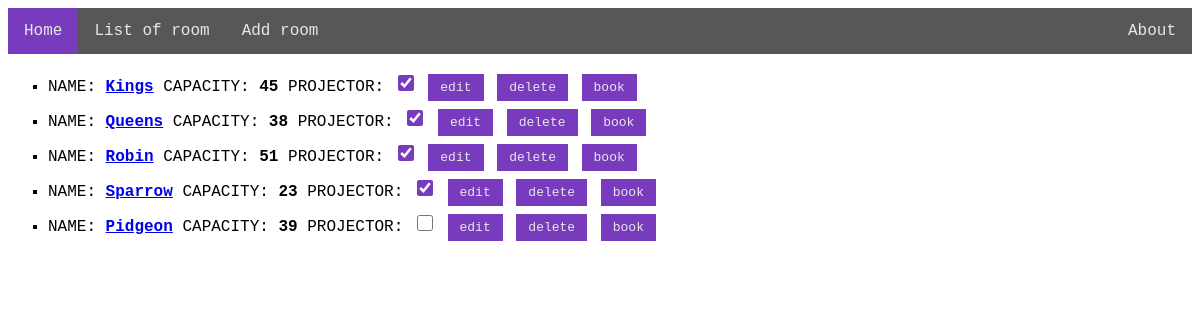
The page /rooms on the database as committed earlier.
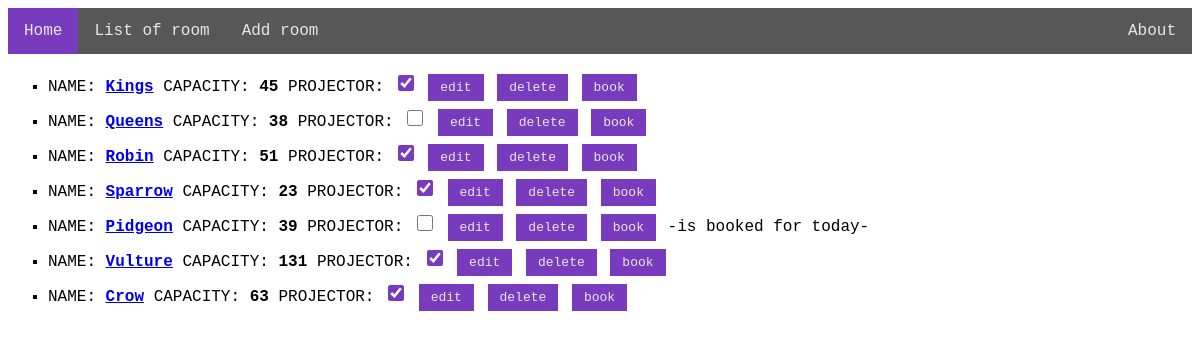
The same page on the database as committed later.
### RoomManager/models.py (models this page shows)
class Room(models.Model):
    room_name = models.CharField(max_length=255, unique=True)
    room_capacity = models.IntegerField()
    projector = models.BooleanField(default=False)

class RoomManager(models.Model):
    date = models.DateField()
    room_id = models.ForeignKey(Room, on_delete=models.CASCADE)
    commentary = models.TextField(blank=True)
    class Meta:
        unique_together = ('room_id', 'date')
        ordering = ('date',)

### RoomManager/views.py (the view)
# urls.py: path('rooms', views.rooms, name='rooms'),
def rooms(request):
    rooms_lst = Room.objects.all()
    today = date.today()
    return render(request, 'rooms.html', {'rooms': rooms_lst, 'today': today})

### templates/rooms.html (shortened to what this page needs)
{% extends 'home.html' %}
{% block content %}
    {% load static %}
    <link rel="stylesheet" type="text/css" href="{% static 'css/main.css' %}">
    <ul>
        {% for room in rooms %}
            <li>
                NAME: <a href="{% url "RoomDetails" id=room.id %}"><strong>{{ room.room_name }}</strong></a>
                CAPACITY: <strong>{{ room.room_capacity }}</strong>
                {% if room.projector %}
                    PROJECTOR: <input class="chk" type="checkbox" value="true" checked>
                {% else %}
                    PROJECTOR: <input class="chk" type="checkbox" value="true">
                {% endif %}
                <a href="{% url "EditRoom" id=room.id %}"><input class="bnt" type="submit" value="edit"></a>
                <a href="{% url "RoomDelete" id=room.id %}"><input class="bnt" type="button" value="delete"></a>
                <a href="{% url "RoomReserve" id=room.id %}"><input class="bnt" type="button" value="book"></a>
                {% for date_ids in room.roommanager_set.all %}
                    {% if today == date_ids.date %}
                        -is booked for today-
                    {% endif %}
                {% endfor %}
            </li>
        {% endfor %}
    </ul>
{% endblock %}

Rows that differ between the two databases and show on the page:
changed Room "Queens": value "☑" → "☐"
added RoomManager: date "-is booked for today-", shown under Room "Pidgeon"
added Room: room_name "Vulture", room_capacity "131"
added Room: room_name "Crow", room_capacity "63"
